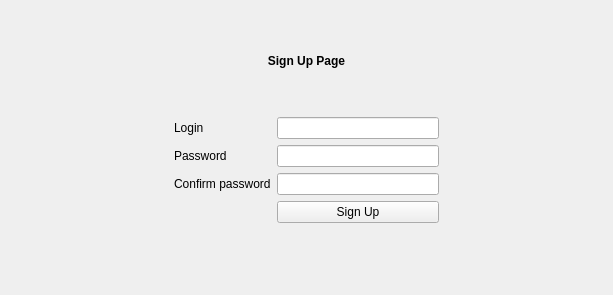
<?xml version="1.0" encoding="UTF-8"?>
<ui version="4.0">
 <class>SignUpForm</class>
 <widget class="QWidget" name="SignUpForm">
  <property name="geometry">
   <rect>
    <x>0</x>
    <y>0</y>
    <width>613</width>
    <height>295</height>
   </rect>
  </property>
  <property name="windowTitle">
   <string>Form</string>
  </property>
  <layout class="QGridLayout" name="gridLayout">
   <item row="7" column="1">
    <spacer name="verticalSpacer_3">
     <property name="orientation">
      <enum>Qt::Vertical</enum>
     </property>
     <property name="sizeHint" stdset="0">
      <size>
       <width>20</width>
       <height>40</height>
      </size>
     </property>
    </spacer>
   </item>
   <item row="3" column="1">
    <widget class="QLabel" name="loginLabel">
     <property name="text">
      <string>Login</string>
     </property>
    </widget>
   </item>
   <item row="2" column="1">
    <spacer name="verticalSpacer">
     <property name="orientation">
      <enum>Qt::Vertical</enum>
     </property>
     <property name="sizeType">
      <enum>QSizePolicy::Minimum</enum>
     </property>
     <property name="sizeHint" stdset="0">
      <size>
       <width>20</width>
       <height>40</height>
      </size>
     </property>
    </spacer>
   </item>
   <item row="4" column="2">
    <widget class="QLineEdit" name="passwordLineEdit"/>
   </item>
   <item row="3" column="2">
    <widget class="QLineEdit" name="loginLineEdit"/>
   </item>
   <item row="1" column="1" colspan="2">
    <widget class="QLabel" name="signUpLabel">
     <property name="font">
      <font>
       <bold>true</bold>
      </font>
     </property>
     <property name="text">
      <string>Sign Up Page</string>
     </property>
     <property name="alignment">
      <set>Qt::AlignCenter</set>
     </property>
    </widget>
   </item>
   <item row="1" column="3">
    <spacer name="horizontalSpacer_2">
     <property name="orientation">
      <enum>Qt::Horizontal</enum>
     </property>
     <property name="sizeHint" stdset="0">
      <size>
       <width>40</width>
       <height>20</height>
      </size>
     </property>
    </spacer>
   </item>
   <item row="0" column="1">
    <spacer name="verticalSpacer_2">
     <property name="orientation">
      <enum>Qt::Vertical</enum>
     </property>
     <property name="sizeType">
      <enum>QSizePolicy::Maximum</enum>
     </property>
     <property name="sizeHint" stdset="0">
      <size>
       <width>20</width>
       <height>40</height>
      </size>
     </property>
    </spacer>
   </item>
   <item row="4" column="1">
    <widget class="QLabel" name="passwordLabel">
     <property name="text">
      <string>Password</string>
     </property>
    </widget>
   </item>
   <item row="6" column="2">
    <widget class="QPushButton" name="signUpPushButton">
     <property name="text">
      <string>Sign Up</string>
     </property>
    </widget>
   </item>
   <item row="1" column="0">
    <spacer name="horizontalSpacer">
     <property name="orientation">
      <enum>Qt::Horizontal</enum>
     </property>
     <property name="sizeHint" stdset="0">
      <size>
       <width>40</width>
       <height>20</height>
      </size>
     </property>
    </spacer>
   </item>
   <item row="5" column="1">
    <widget class="QLabel" name="confirmLabel">
     <property name="text">
      <string>Confirm password</string>
     </property>
    </widget>
   </item>
   <item row="5" column="2">
    <widget class="QLineEdit" name="confirmLineEdit"/>
   </item>
  </layout>
 </widget>
 <resources/>
 <connections/>
</ui>
